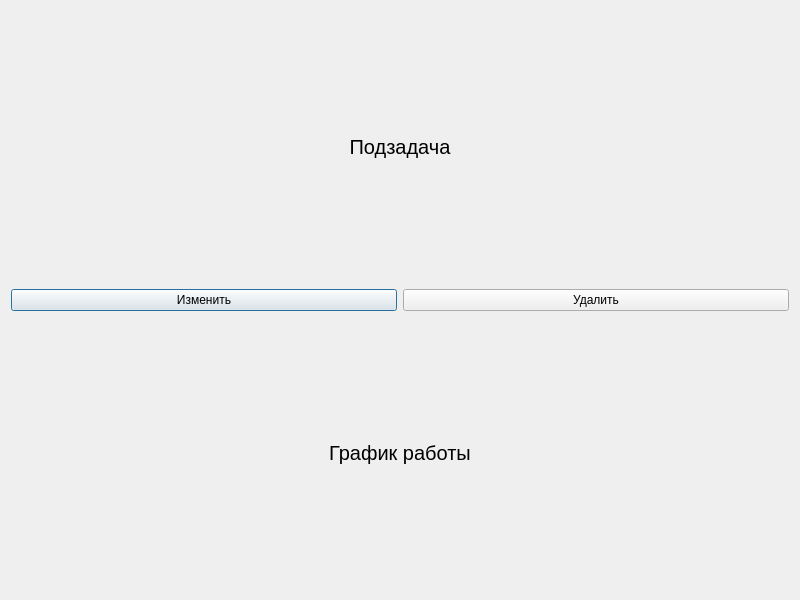
<?xml version="1.0" encoding="UTF-8"?>
<ui version="4.0">
 <class>Dialog</class>
 <widget class="QDialog" name="Dialog">
  <property name="geometry">
   <rect>
    <x>0</x>
    <y>0</y>
    <width>800</width>
    <height>600</height>
   </rect>
  </property>
  <property name="windowTitle">
   <string>Просмотр подзадачи</string>
  </property>
  <layout class="QVBoxLayout" name="verticalLayout_2">
   <item>
    <layout class="QVBoxLayout" name="verticalLayout">
     <item>
      <widget class="QLabel" name="name_label">
       <property name="font">
        <font>
         <pointsize>15</pointsize>
        </font>
       </property>
       <property name="text">
        <string>Подзадача</string>
       </property>
       <property name="alignment">
        <set>Qt::AlignCenter</set>
       </property>
      </widget>
     </item>
     <item>
      <layout class="QHBoxLayout" name="horizontalLayout">
       <item>
        <widget class="QPushButton" name="edit_button">
         <property name="text">
          <string>Изменить</string>
         </property>
        </widget>
       </item>
       <item>
        <widget class="QPushButton" name="delete_button">
         <property name="text">
          <string>Удалить</string>
         </property>
        </widget>
       </item>
      </layout>
     </item>
     <item>
      <widget class="QLabel" name="label_2">
       <property name="font">
        <font>
         <pointsize>15</pointsize>
        </font>
       </property>
       <property name="text">
        <string>График работы</string>
       </property>
       <property name="alignment">
        <set>Qt::AlignCenter</set>
       </property>
      </widget>
     </item>
    </layout>
   </item>
  </layout>
 </widget>
 <resources/>
 <connections/>
</ui>
